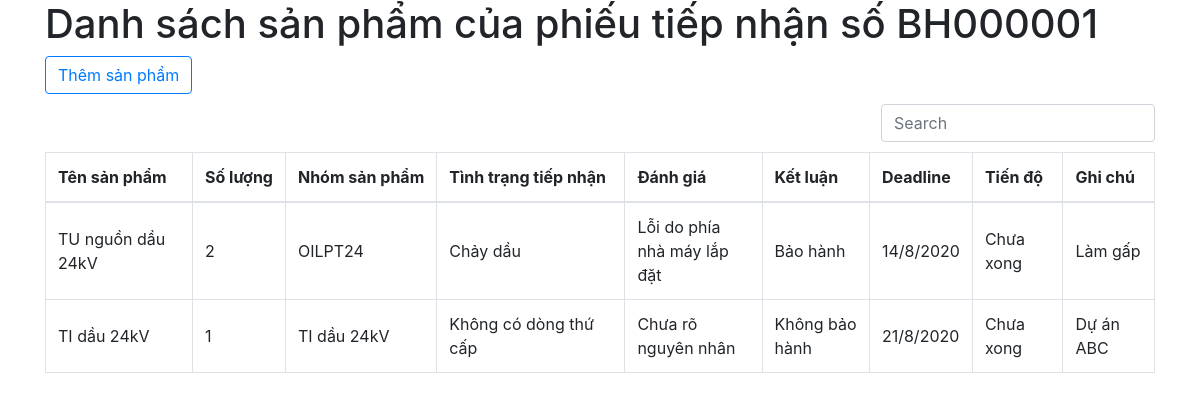
The page /baohanh/notedetail/1 on the database as committed earlier.
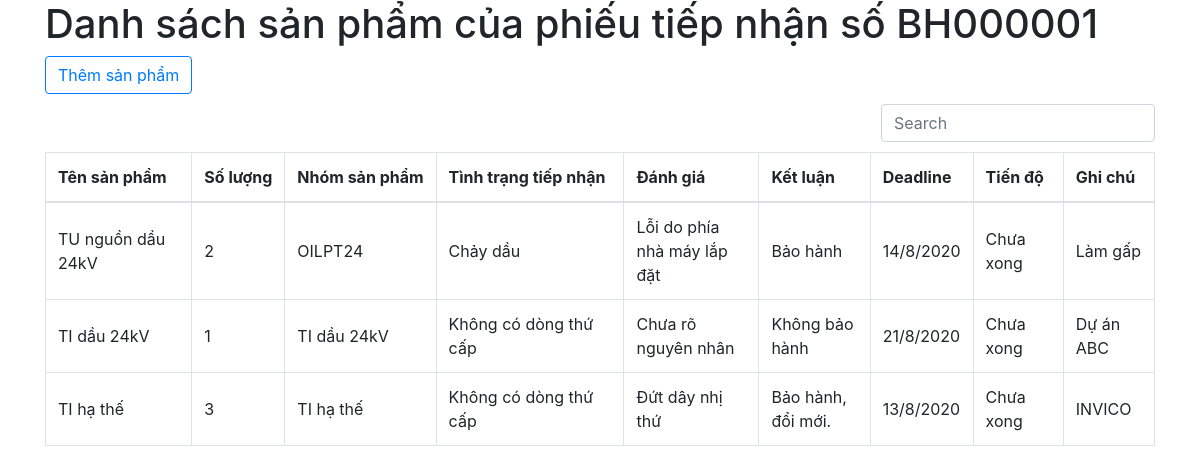
The same page on the database as committed later.
### baohanh/models.py (models this page shows, shortened)
class item(models.Model):
    group = [
        ("TIDAU24", "TI dầu 24kV"),
        ("TUDAU24","TU dầu 24kV"),
        ("TIKHO24I", "TI khô 24kV trong nhà"),
        ("TIKHO24O", "TI khô 24kV ngoài trời"),
        ("TIHT", "TI hạ thế"),
    ]
    noteNumber = models.ForeignKey(receiveTable, on_delete=models.CASCADE, related_name="item")
    itemName = models.CharField(max_length=60)
    quantity = models.IntegerField(null=False)
    itemGroup = models.CharField(max_length=10, choices=group)
    status = models.CharField(max_length=128, blank=True)
    check = models.CharField(max_length=128, blank=True)
    conclude = models.CharField(max_length=128, blank=True)
    deadline = models.DateField()
    note = models.TextField(blank=True)
    done = models.BooleanField(choices=[(True, "Xong"), (False, "Chưa xong")], default=False)

### baohanh/views.py (the view)
# urls.py: path('notedetail/<int:note_id>', views.notedetail, name="notedetail"),
def notedetail(request, note_id):
    if request.method == "POST":
        form = AddItemForm(request.POST)
        if form.is_valid():
            add_item = item()
            noteNumber = receiveTable.objects.get(id=note_id)
            add_item.noteNumber = noteNumber
            add_item.itemName = form.cleaned_data["itemName"]
            add_item.quantity = form.cleaned_data["quantity"]
            add_item.itemGroup = form.cleaned_data["itemGroup"]
            add_item.status = form.cleaned_data["status"]
            add_item.check = form.cleaned_data["check"]
            add_item.conclude = form.cleaned_data["conclude"]
            add_item.deadline = form.cleaned_data["deadline"]
            add_item.note = form.cleaned_data["note"]
            add_item.done = form.cleaned_data["done"]
            add_item.save()
            return redirect("baohanh:notedetail", note_id=note_id)
        else:
            print(form)
            return HttpResponse("Form is not valid")
    else:
        try:
            noteNumber = receiveTable.objects.get(id=note_id)
            items = noteNumber.item.all()
            context = {
                "noteNumber": noteNumber,
                "items": items,
            }
            return render(request, "baohanh/note_detail.html", context)
        except:
            return HttpResponse("Khong co phieu tiep nhan nay")

### baohanh/templates/baohanh/note_detail.html (shortened to what this page needs)
{% extends 'baohanh/layout.html'%}
{% block content %}
<h1>Danh sách sản phẩm của phiếu tiếp nhận số {{ noteNumber.noteNumber }}</h1>
<button type="button" class="btn btn-outline-primary" data-toggle="modal" data-target="#formModal">Thêm sản
    phẩm</button>
<table data-toggle="table" data-search="true">
    <thead>
        <tr>
            <th>Tên sản phẩm</th>
            <th>Số lượng</th>
            <th>Nhóm sản phẩm</th>
            <th>Tình trạng tiếp nhận</th>
            <th>Đánh giá</th>
            <th>Kết luận</th>
            <th>Deadline</th>
            <th>Tiến độ</th>
            <th>Ghi chú</th>
        </tr>
    </thead>
    <tbody>
        {% for item in items %}
        <tr>
            <td>{{ item.itemName }}</td>
            <td>{{ item.quantity }}</td>
            <td>{{ item.get_itemGroup_display }}</td>
            <td>{{ item.status }}</td>
            <td>{{ item.check }}</td>
            <td>{{ item.conclude }}</td>
            <td>{{ item.deadline|date:"j/n/Y" }}</td>
            <td>{{ item.get_done_display }}</td>
            <td>{{ item.note }}</td>
        </tr>
        {% empty %}
        <tr>Chưa có sản phẩm nào</tr>
        {% endfor %}
    </tbody>
</table>
{% endblock %}

Rows that differ between the two databases and show on the page:
added item: itemName "TI hạ thế", quantity "3", itemGroup "TI hạ thế", status "Không có dòng thứ cấp", check "Đứt dây nhị thứ", conclude "Bảo hành, đổi mới.", deadline "13/8/2020", done "Chưa xong", note "INVICO"
